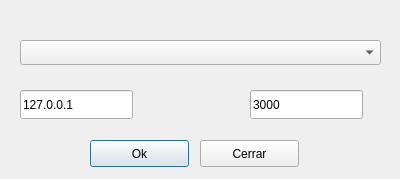
<?xml version="1.0" encoding="UTF-8"?>
<ui version="4.0">
 <class>combobox</class>
 <widget class="QDialog" name="combobox">
  <property name="geometry">
   <rect>
    <x>0</x>
    <y>0</y>
    <width>400</width>
    <height>179</height>
   </rect>
  </property>
  <property name="windowTitle">
   <string>Dialog</string>
  </property>
  <widget class="QComboBox" name="comboBox">
   <property name="geometry">
    <rect>
     <x>20</x>
     <y>40</y>
     <width>361</width>
     <height>25</height>
    </rect>
   </property>
  </widget>
  <widget class="QPushButton" name="OkButton">
   <property name="geometry">
    <rect>
     <x>90</x>
     <y>140</y>
     <width>99</width>
     <height>27</height>
    </rect>
   </property>
   <property name="text">
    <string>Ok</string>
   </property>
  </widget>
  <widget class="QPushButton" name="CerrarButton">
   <property name="geometry">
    <rect>
     <x>200</x>
     <y>140</y>
     <width>99</width>
     <height>27</height>
    </rect>
   </property>
   <property name="text">
    <string>Cerrar</string>
   </property>
  </widget>
  <widget class="QLineEdit" name="IP">
   <property name="geometry">
    <rect>
     <x>20</x>
     <y>90</y>
     <width>113</width>
     <height>29</height>
    </rect>
   </property>
   <property name="text">
    <string>127.0.0.1</string>
   </property>
  </widget>
  <widget class="QLineEdit" name="PORT">
   <property name="geometry">
    <rect>
     <x>250</x>
     <y>90</y>
     <width>113</width>
     <height>29</height>
    </rect>
   </property>
   <property name="text">
    <string>3000</string>
   </property>
  </widget>
 </widget>
 <resources/>
 <connections/>
</ui>
